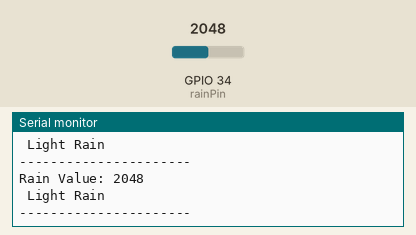
Recording of a sketch running on a simulated ESP32. On the bench: the last lines printed to the serial monitor. The inputs (shaded band) are chosen by the test bench; at power-on: GPIO 34 (rainPin) = 2048.

Above: at 2.2 s.
2.3 s: GPIO 34 (rainPin) set to 1960
At 3.5 s:
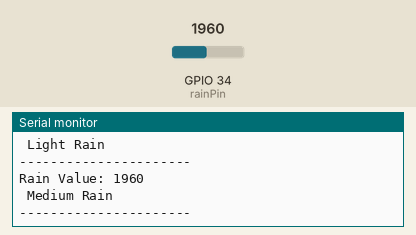
5.5 s: GPIO 34 (rainPin) set to 960
At 6.8 s:
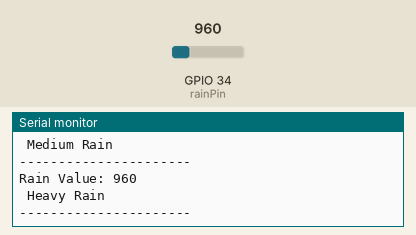
8.5 s: GPIO 34 (rainPin) set to 3540
At 9.4 s:
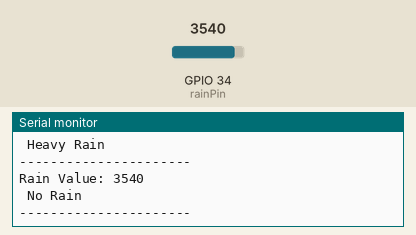
Timing chart, 0 to 11.5 s (numbered marks = the images above; inputs shaded):
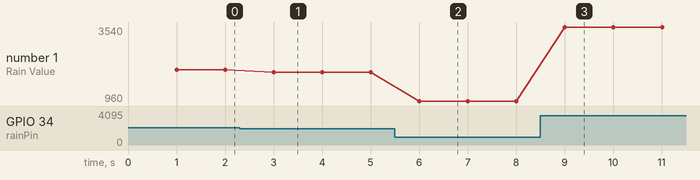

Measured:
- after the input at 2.3 s, the serial monitor: prints a new line after 0.70 s (image 1)
- after the input at 5.5 s, the serial monitor: prints a new line after 0.50 s (image 2)
- after the input at 8.5 s, the serial monitor: prints a new line after 0.50 s (image 3)
- plotted number 1: 2048 → 1960 after the input at 2.3 s, 1960 → 960 after the input at 5.5 s, 960 → 3540 after the input at 8.5 s

The sketch:

main.ino
```cpp
int rainPin = 34;

void setup() {
  Serial.begin(115200);
  delay(1000);
  Serial.println("Rain Intensity Detection");
}

void loop() {
  int value = analogRead(rainPin);

  Serial.print("Rain Value: ");
  Serial.println(value);

  // Adjust thresholds based on your sensor
  if (value > 3500) {
    Serial.println(" No Rain");
  }
  else if (value > 2000) {
    Serial.println(" Light Rain");
  }
  else if (value > 1000) {
    Serial.println(" Medium Rain");
  }
  else {
    Serial.println(" Heavy Rain");
  }

  Serial.println("----------------------");
  delay(1000);
}
```
